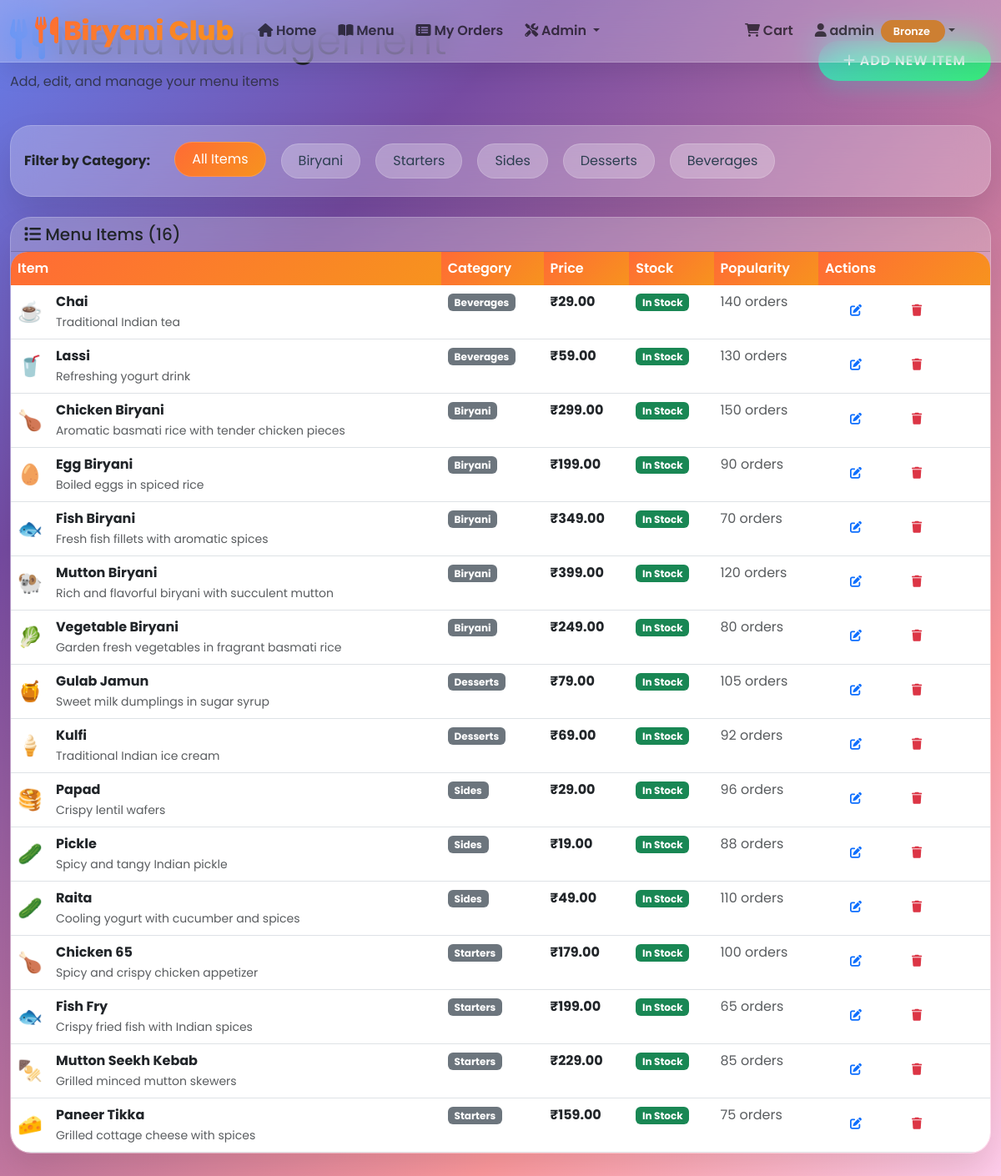
Page /admin/menu (signed in) on the committed database.
### models.py (models this page shows, shortened)
class User(db.Model):
    id = db.Column(db.Integer, primary_key=True)
    username = db.Column(db.String(80), unique=True, nullable=False)
    email = db.Column(db.String(120), unique=True, nullable=False)
    password_hash = db.Column(db.String(256), nullable=False)
    full_name = db.Column(db.String(100))
    phone = db.Column(db.String(15))
    address = db.Column(db.Text)
    loyalty_points = db.Column(db.Integer, default=0)
    loyalty_tier = db.Column(db.String(20), default='bronze')
    is_admin = db.Column(db.Boolean, default=False)
    is_delivery = db.Column(db.Boolean, default=False)
    created_at = db.Column(db.DateTime, default=datetime.utcnow)
    last_login = db.Column(db.DateTime)
    def get_tier_color(self):
        colors = {
            'bronze': '#cd7f32',
            'silver': '#c0c0c0',
            'gold': '#ffd700'
        }
        return colors.get(self.loyalty_tier, '#cd7f32')

class MenuItem(db.Model):
    id = db.Column(db.Integer, primary_key=True)
    name = db.Column(db.String(100), unique=True, nullable=False)
    category = db.Column(db.String(50), nullable=False)
    price = db.Column(db.Float, nullable=False)
    description = db.Column(db.Text)
    emoji = db.Column(db.String(10))
    in_stock = db.Column(db.Boolean, default=True)
    created_at = db.Column(db.DateTime, default=datetime.utcnow)
    popularity = db.Column(db.Integer, default=0)

### routes.py (the view)
@app.route('/admin/menu')
@admin_required
def admin_menu():
    menu_items = MenuItem.query.order_by(MenuItem.category, MenuItem.name).all()
    categories = db.session.query(MenuItem.category).distinct().all()
    categories = [cat[0] for cat in categories]
    return render_template('admin/menu_manage.html',
                         title='Manage Menu - Admin',
                         menu_items=menu_items,
                         categories=categories)

### routes.py (called while the page is built)
def admin_required(f):
    @wraps(f)
    def decorated_function(*args, **kwargs):
        if 'user_id' not in session:
            return redirect(url_for('login'))
        user = User.query.get(session['user_id'])
        if not user or not user.is_admin:
            flash('Access denied. Admin privileges required.', 'danger')
            return redirect(url_for('home'))
        return f(*args, **kwargs)
    return decorated_function

@app.context_processor
def inject_current_user():
    def get_current_user():
        if 'user_id' in session:
            return User.query.get(session['user_id'])
        return None
    return dict(get_current_user=get_current_user)

@app.after_request
def apply_security_headers(response):
    response.headers['X-Content-Type-Options'] = 'nosniff'
    response.headers['X-Frame-Options'] = 'SAMEORIGIN'
    response.headers['Content-Security-Policy'] = "default-src 'self'; script-src 'self' 'unsafe-inline' https://cdn.jsdelivr.net https://cdnjs.cloudflare.com; style-src 'self' 'unsafe-inline' https://cdn.jsdelivr.net https://fonts.googleapis.com; font-src 'self' https://fonts.gstatic.com; img-src 'self' data:;"
    return response

### templates/admin/menu_manage.html (shortened to what this page needs)
{% extends "base.html" %}
{% block content %}
<div class="container-fluid">
    <div class="row mb-4">
        <div class="col-12">
            <div class="d-flex justify-content-between align-items-center">
                <div>
                    <h1 class="display-5">
                        <i class="fas fa-utensils text-primary"></i> Menu Management
                    </h1>
                    <p class="text-muted">Add, edit, and manage your menu items</p>
                </div>
                <div>
                    <button class="btn btn-success" data-bs-toggle="modal" data-bs-target="#addItemModal">
                        <i class="fas fa-plus"></i> Add New Item
                    </button>
                </div>
            </div>
        </div>
    </div>
    <div class="row mb-4">
        <div class="col-12">
            <div class="card">
                <div class="card-body">
                    <div class="d-flex flex-wrap gap-2 align-items-center">
                        <span class="fw-bold me-3">Filter by Category:</span>
                        <a href="{{ url_for('admin_menu') }}" class="category-filter active">All Items</a>
                        {% for cat in categories %}
                        <a href="{{ url_for('admin_menu', category=cat) }}" class="category-filter">{{ cat }}</a>
                        {% endfor %}
                    </div>
                </div>
            </div>
        </div>
    </div>
    <div class="row">
        <div class="col-12">
            <div class="card">
                <div class="card-header">
                    <h5 class="mb-0">
                        <i class="fas fa-list"></i> Menu Items ({{ menu_items|length }})
                    </h5>
                </div>
                <div class="card-body p-0">
                    {% if menu_items %}
                    <div class="table-responsive">
                        <table class="table table-hover mb-0">
                            <thead>
                                <tr>
                                    <th>Item</th>
                                    <th>Category</th>
                                    <th>Price</th>
                                    <th>Stock</th>
                                    <th>Popularity</th>
                                    <th>Actions</th>
                                </tr>
                            </thead>
                            <tbody>
                                {% for item in menu_items %}
                                <tr>
                                    <td>
                                        <div class="d-flex align-items-center">
                                            <div class="fs-4 me-3">{{ item.emoji or '🍽️' }}</div>
                                            <div>
                                                <strong>{{ item.name }}</strong>
                                                <br><small class="text-muted">{{ item.description[:50] }}{% if item.description and item.description|length > 50 %}...{% endif %}</small>
                                            </div>
                                        </div>
                                    </td>
                                    <td>
                                        <span class="badge bg-secondary">{{ item.category }}</span>
                                    </td>
                                    <td>
                                        <strong>₹{{ "%.2f"|format(item.price) }}</strong>
                                    </td>
                                    <td>
                                        {% if item.in_stock %}
                                            <span class="badge bg-success">In Stock</span>
                                        {% else %}
                                            <span class="badge bg-danger">Out of Stock</span>
                                        {% endif %}
                                    </td>
                                    <td>
                                        <span class="text-muted">{{ item.popularity }} orders</span>
                                    </td>
                                    <td>
                                        <div class="btn-group" role="group">
                                            <button class="btn btn-sm btn-outline-primary"
                                                    onclick="editItem({{ item.id }}, '{{ item.name }}', '{{ item.category }}', {{ item.price }}, '{{ item.description }}', '{{ item.emoji }}', {{ item.in_stock|tojson }})">
                                                <i class="fas fa-edit"></i>
                                            </button>
                                            <a href="{{ url_for('admin_delete_menu_item', item_id=item.id) }}"
                                               class="btn btn-sm btn-outline-danger"
                                               onclick="return confirm('Are you sure you want to delete {{ item.name }}?')">
                                                <i class="fas fa-trash"></i>
                                            </a>
                                        </div>
                                    </td>
                                </tr>
                                {% endfor %}
                            </tbody>
                        </table>
                    </div>
                    {% endif %}
                </div>
            </div>
        </div>
    </div>
</div>
{% endblock %}

### templates/base.html (shortened to what this page needs)
<!DOCTYPE html>
<html lang="en">
<head>
    <link href="https://cdn.jsdelivr.net/npm/bootstrap@5.3.0/dist/css/bootstrap.min.css" rel="stylesheet">
    <link href="https://cdnjs.cloudflare.com/ajax/libs/font-awesome/6.0.0/css/all.min.css" rel="stylesheet">
    <link rel="stylesheet" href="https://cdn.jsdelivr.net/npm/bootstrap-icons@1.10.0/font/bootstrap-icons.css">
</head>
<body>
    <nav class="navbar navbar-expand-lg navbar-light fixed-top">
        <div class="container">
            <a class="navbar-brand" href="{{ url_for('home') }}">
                <i class="fas fa-utensils"></i> Biryani Club
            </a>
            <div class="collapse navbar-collapse" id="navbarNav">
                <ul class="navbar-nav me-auto">
                    <li class="nav-item">
                        <a class="nav-link" href="{{ url_for('home') }}">
                            <i class="fas fa-home"></i> Home
                        </a>
                    </li>
                    <li class="nav-item">
                        <a class="nav-link" href="{{ url_for('menu') }}">
                            <i class="fas fa-book-open"></i> Menu
                        </a>
                    </li>
                    {% if get_current_user() %}
                        <li class="nav-item">
                            <a class="nav-link" href="{{ url_for('my_orders') }}">
                                <i class="fas fa-list-alt"></i> My Orders
                            </a>
                        </li>
                    {% endif %}
                    {% if get_current_user() and get_current_user().is_admin %}
                        <li class="nav-item dropdown">
                            <a class="nav-link dropdown-toggle" href="#" id="adminDropdown" role="button" data-bs-toggle="dropdown">
                                <i class="fas fa-tools"></i> Admin
                            </a>
                        </li>
                    {% endif %}
                </ul>
                <ul class="navbar-nav">
                    <li class="nav-item">
                        <a class="nav-link position-relative" href="{{ url_for('cart') }}">
                            <i class="fas fa-shopping-cart"></i> Cart
                        </a>
                    </li>
                    {% if get_current_user() %}
                        <li class="nav-item dropdown">
                            <a class="nav-link dropdown-toggle" href="#" id="userDropdown" role="button" data-bs-toggle="dropdown">
                                <i class="fas fa-user"></i> {{ get_current_user().username }}
                                {% if get_current_user().loyalty_tier %}
                                    <span class="loyalty-badge ms-1" style="background-color: {{ get_current_user().get_tier_color() }}">
                                        {{ get_current_user().loyalty_tier.title() }}
                                    </span>
                                {% endif %}
                            </a>
                        </li>
                    {% endif %}
                </ul>
            </div>
        </div>
    </nav>
    <div class="main-content">
        {% block content %}{% endblock %}
    </div>
</body>
</html>

### templates/base.html (style rules this page uses)
:root { --primary: #ff6b35; --secondary: #f7931e; --success: #4ecdc4; --info: #667eea; --warning: #f093fb; --danger: #f5576c; --dark: #2c3e50; --bronze: #cd7f32; --silver: #c0c0c0; --gold: #ffd700; --gradient-1: linear-gradient(135deg, #ff6b35 0%, #f7931e 100%); --gradient-2: linear-gradient(135deg, #4ecdc4 0%, #38ef7d 100%); --gradient-3: linear-gradient(135deg, #667eea 0%, #764ba2 100%); --gradient-4: linear-gradient(135deg, #f093fb 0%, #f5576c 100%); --gradient-5: linear-gradient(135deg, #2c3e50 0%, #3498db 100%); --glass: rgba(255, 255, 255, 0.25); --glass-border: rgba(255, 255, 255, 0.18); }
* { font-family: 'Poppins', sans-serif; margin: 0; padding: 0; box-sizing: border-box; }
body { background: linear-gradient(135deg, #667eea 0%, #764ba2 25%, #ff9a9e 75%, #fecfef 100%); background-attachment: fixed; min-height: 100vh; padding-bottom: 60px; }
.navbar { background: var(--glass) !important; backdrop-filter: blur(20px); box-shadow: 0 8px 32px rgba(0,0,0,0.1); border-bottom: 1px solid var(--glass-border); }
.navbar-brand { background: var(--gradient-1); -webkit-background-clip: text; -webkit-text-fill-color: transparent; font-weight: 800; font-size: 2rem; }
.nav-link { font-weight: 600; transition: all 0.3s ease; border-radius: 10px; margin: 0 5px; }
.card { border: none; border-radius: 25px; box-shadow: 0 20px 40px rgba(0,0,0,0.1); transition: all 0.4s ease; background: var(--glass); backdrop-filter: blur(20px); overflow: hidden; border: 1px solid var(--glass-border); }
.btn { border-radius: 50px; padding: 12px 30px; font-weight: 600; text-transform: uppercase; letter-spacing: 1px; transition: all 0.3s ease; border: none; position: relative; overflow: hidden; }
.btn::before { content: ''; position: absolute; top: 0; left: -100%; width: 100%; height: 100%; background: linear-gradient(90deg, transparent, rgba(255,255,255,0.2), transparent); transition: left 0.5s; }
.btn-success { background: var(--gradient-2); box-shadow: 0 8px 25px rgba(78, 205, 196, 0.3); }
.loyalty-badge { border-radius: 50px; padding: 5px 15px; font-weight: 600; font-size: 0.8rem; color: white; }
.table { background: var(--glass); backdrop-filter: blur(10px); border-radius: 20px; overflow: hidden; }
.table thead th { background: var(--gradient-1); color: white; border: none; font-weight: 600; }
.table tbody tr { transition: all 0.3s ease; }
.main-content { padding-top: 20px; min-height: calc(100vh - 120px); }
.category-filter { background: var(--glass); border-radius: 50px; padding: 8px 20px; margin: 5px; border: 1px solid var(--glass-border); color: var(--dark); text-decoration: none; transition: all 0.3s ease; }
.category-filter:hover, .category-filter.active { background: var(--gradient-1); color: white; transform: translateY(-2px); }

### rows in the picture
User: username "admin", loyalty_tier "Bronze"
MenuItem: emoji "☕", name "Chai", description "Traditional Indian tea", category "Beverages", price "29.00", in_stock "In Stock", popularity "140"
MenuItem: emoji "🥤", name "Lassi", description "Refreshing yogurt drink", category "Beverages", price "59.00", in_stock "In Stock", popularity "130"
MenuItem: emoji "🍗", name "Chicken Biryani", description "Aromatic basmati rice with tender chicken pieces", category "Biryani", price "299.00", in_stock "In Stock", popularity "150"
MenuItem: emoji "🥚", name "Egg Biryani", description "Boiled eggs in spiced rice", category "Biryani", price "199.00", in_stock "In Stock", popularity "90"
MenuItem: emoji "🐟", name "Fish Biryani", description "Fresh fish fillets with aromatic spices", category "Biryani", price "349.00", in_stock "In Stock", popularity "70"
MenuItem: emoji "🐏", name "Mutton Biryani", description "Rich and flavorful biryani with succulent mutton", category "Biryani", price "399.00", in_stock "In Stock", popularity "120"
MenuItem: emoji "🥬", name "Vegetable Biryani", description "Garden fresh vegetables in fragrant basmati rice", category "Biryani", price "249.00", in_stock "In Stock", popularity "80"
MenuItem: emoji "🍯", name "Gulab Jamun", description "Sweet milk dumplings in sugar syrup", category "Desserts", price "79.00", in_stock "In Stock", popularity "105"
MenuItem: emoji "🍦", name "Kulfi", description "Traditional Indian ice cream", category "Desserts", price "69.00", in_stock "In Stock", popularity "92"
MenuItem: emoji "🥞", name "Papad", description "Crispy lentil wafers", category "Sides", price "29.00", in_stock "In Stock", popularity "96"
MenuItem: emoji "🥒", name "Pickle", description "Spicy and tangy Indian pickle", category "Sides", price "19.00", in_stock "In Stock", popularity "88"
MenuItem: emoji "🥒", name "Raita", description "Cooling yogurt with cucumber and spices", category "Sides", price "49.00", in_stock "In Stock", popularity "110"
MenuItem: emoji "🍗", name "Chicken 65", description "Spicy and crispy chicken appetizer", category "Starters", price "179.00", in_stock "In Stock", popularity "100"
MenuItem: emoji "🐟", name "Fish Fry", description "Crispy fried fish with Indian spices", category "Starters", price "199.00", in_stock "In Stock", popularity "65"
MenuItem: emoji "🍢", name "Mutton Seekh Kebab", description "Grilled minced mutton skewers", category "Starters", price "229.00", in_stock "In Stock", popularity "85"
MenuItem: emoji "🧀", name "Paneer Tikka", description "Grilled cottage cheese with spices", category "Starters", price "159.00", in_stock "In Stock", popularity "75"

### other values in the picture
{{ cat }} "Biryani" "Starters" "Sides" "Desserts" "Beverages"
{{ menu_items|length }} "16"
